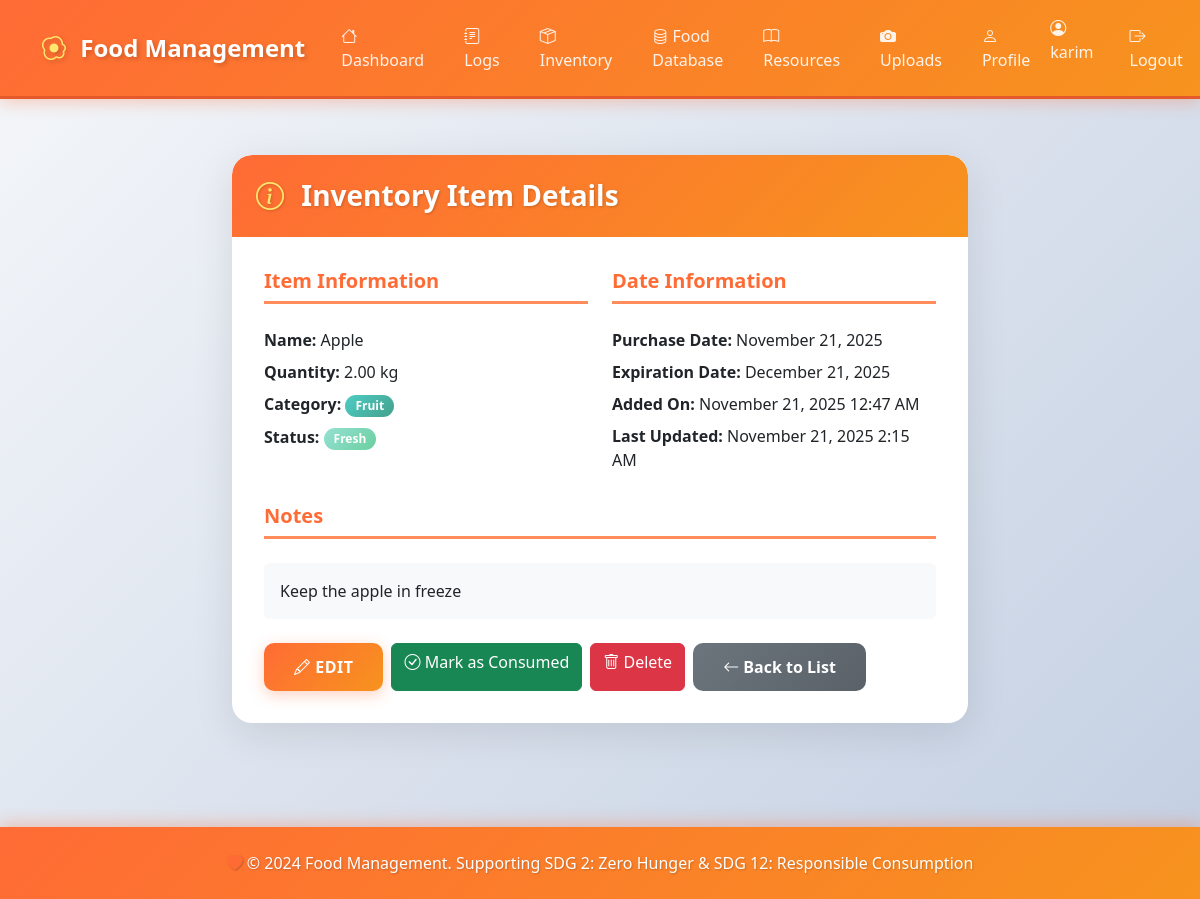
The page /inventory/1/ (signed in) on the database its author committed.
### inventory/models.py (models this page shows, shortened)
class InventoryItem(models.Model):
    CATEGORY_CHOICES = [
        ('vegetable', 'Vegetable'),
        ('fruit', 'Fruit'),
        ('dairy', 'Dairy'),
        ('meat', 'Meat'),
        ('grain', 'Grain'),
        ('beverage', 'Beverage'),
        ('snack', 'Snack'),
        ('frozen', 'Frozen'),
        ('canned', 'Canned'),
        ('other', 'Other'),
    ]
    UNIT_CHOICES = [
        ('kg', 'Kilogram (kg)'),
        ('g', 'Gram (g)'),
        ('lb', 'Pound (lb)'),
        ('oz', 'Ounce (oz)'),
        ('l', 'Liter (l)'),
        ('ml', 'Milliliter (ml)'),
        ('cup', 'Cup'),
        ('piece', 'Piece'),
        ('pack', 'Pack'),
    ]
    STATUS_CHOICES = [
        ('fresh', 'Fresh'),
        ('expiring_soon', 'Expiring Soon'),
        ('expired', 'Expired'),
        ('consumed', 'Consumed'),
    ]
    user = models.ForeignKey(User, on_delete=models.CASCADE, related_name='inventory_items')
    item_name = models.CharField(max_length=255, help_text="Name of the food item")
    quantity = models.DecimalField(
        max_digits=10,
        decimal_places=2,
        validators=[MinValueValidator(0)],
        help_text="Current quantity"
    )
    unit = models.CharField(max_length=20, choices=UNIT_CHOICES, default='piece')
    category = models.CharField(max_length=50, choices=CATEGORY_CHOICES, default='other')
    purchase_date = models.DateField(help_text="Date when the item was purchased")
    expiration_date = models.DateField(
        blank=True,
        null=True,
        help_text="Expected expiration date (optional)"
    )
    status = models.CharField(max_length=20, choices=STATUS_CHOICES, default='fresh')
    notes = models.TextField(blank=True, null=True, help_text="Additional notes")
    created_at = models.DateTimeField(auto_now_add=True)
    updated_at = models.DateTimeField(auto_now=True)
    class Meta:
        verbose_name = "Inventory Item"
        verbose_name_plural = "Inventory Items"
        ordering = ['expiration_date', 'item_name']
        indexes = [
            models.Index(fields=['user', 'status']),
            models.Index(fields=['expiration_date']),
            models.Index(fields=['category']),
        ]
    def is_expiring_soon(self):
        if self.expiration_date:
            days_until_expiry = (self.expiration_date - timezone.now().date()).days
            return 0 <= days_until_expiry <= 3
        return False
    def is_expired(self):
        if self.expiration_date:
            return self.expiration_date < timezone.now().date()
        return False
    def update_status(self):
        if self.is_expired():
            self.status = 'expired'
        elif self.is_expiring_soon():
            self.status = 'expiring_soon'
        elif self.status != 'consumed':
            self.status = 'fresh'
        self.save()

### inventory/views.py (the view)
# urls.py: path('<int:pk>/', views.inventory_detail, name='detail'),
@login_required
def inventory_detail(request, pk):
    item = get_object_or_404(InventoryItem, pk=pk, user=request.user)
    item.update_status()  # Ensure status is up to date
    return render(request, 'inventory/detail.html', {'item': item})

### templates/inventory/detail.html (shortened to what this page needs)
{% extends 'base.html' %}
{% block content %}
<div class="row justify-content-center">
    <div class="col-md-8">
        <div class="card">
            <div class="card-header text-white">
                <h3 class="card-title mb-0">
                    <i class="bi bi-info-circle"></i> Inventory Item Details
                </h3>
            </div>
            <div class="card-body">
                <div class="row mb-4">
                    <div class="col-md-6">
                        <h5 class="text-primary-custom">Item Information</h5>
                        <p class="mb-2"><strong>Name:</strong> {{ item.item_name }}</p>
                        <p class="mb-2"><strong>Quantity:</strong> {{ item.quantity }} {{ item.unit }}</p>
                        <p class="mb-2"><strong>Category:</strong>
                            <span class="badge" style="background: var(--gradient-secondary);">
                                {{ item.get_category_display }}
                            </span>
                        </p>
                        <p class="mb-2"><strong>Status:</strong>
                            {% if item.status == 'fresh' %}
                                <span class="badge" style="background: var(--gradient-success);">Fresh</span>
                            {% elif item.status == 'expiring_soon' %}
                                <span class="badge" style="background: linear-gradient(135deg, #ffe66d 0%, #ffd93d 100%); color: #856404;">Expiring Soon</span>
                            {% elif item.status == 'expired' %}
                                <span class="badge bg-danger">Expired</span>
                            {% elif item.status == 'consumed' %}
                                <span class="badge bg-secondary">Consumed</span>
                            {% endif %}
                        </p>
                    </div>
                    <div class="col-md-6">
                        <h5 class="text-primary-custom">Date Information</h5>
                        <p class="mb-2"><strong>Purchase Date:</strong> {{ item.purchase_date|date:"F d, Y" }}</p>
                        <p class="mb-2"><strong>Expiration Date:</strong>
                            {% if item.expiration_date %}
                                {{ item.expiration_date|date:"F d, Y" }}
                            {% else %}
                                <span class="text-muted">Not set</span>
                            {% endif %}
                        </p>
                        <p class="mb-2"><strong>Added On:</strong> {{ item.created_at|date:"F d, Y g:i A" }}</p>
                        {% if item.updated_at != item.created_at %}
                            <p class="mb-2"><strong>Last Updated:</strong> {{ item.updated_at|date:"F d, Y g:i A" }}</p>
                        {% endif %}
                    </div>
                </div>
                {% if item.notes %}
                <div class="mb-4">
                    <h5 class="text-primary-custom">Notes</h5>
                    <p class="bg-light p-3 rounded">{{ item.notes }}</p>
                </div>
                {% endif %}
                <div class="d-flex gap-2 flex-wrap">
                    <a href="{% url 'inventory:edit' item.pk %}" class="btn btn-primary">
                        <i class="bi bi-pencil"></i> Edit
                    </a>
                    {% if item.status != 'consumed' %}
                    <a href="{% url 'inventory:mark_consumed' item.pk %}" class="btn btn-success">
                        <i class="bi bi-check-circle"></i> Mark as Consumed
                    </a>
                    {% endif %}
                    <a href="{% url 'inventory:delete' item.pk %}" class="btn btn-danger">
                        <i class="bi bi-trash"></i> Delete
                    </a>
                    <a href="{% url 'inventory:list' %}" class="btn btn-secondary">
                        <i class="bi bi-arrow-left"></i> Back to List
                    </a>
                </div>
            </div>
        </div>
    </div>
</div>
{% endblock %}

### templates/base.html (shortened to what this page needs)
<!DOCTYPE html>
<html lang="en">
<head>
    {% load static %}
    <link href="https://cdn.jsdelivr.net/npm/bootstrap@5.3.0/dist/css/bootstrap.min.css" rel="stylesheet">
    <link rel="stylesheet" href="https://cdn.jsdelivr.net/npm/bootstrap-icons@1.11.0/font/bootstrap-icons.css">
    <link rel="stylesheet" href="{% static 'css/style.css' %}">
</head>
<body>
    {% if user.is_authenticated %}
    <nav class="navbar navbar-expand-lg navbar-dark">
        <div class="container">
            <a class="navbar-brand" href="{% url 'dashboard_placeholder' %}">
                <i class="bi bi-egg-fried"></i> Food Management
            </a>
            <div class="collapse navbar-collapse" id="navbarNav">
                <ul class="navbar-nav me-auto">
                    <li class="nav-item">
                        <a class="nav-link" href="{% url 'dashboard_placeholder' %}">
                            <i class="bi bi-house"></i> Dashboard
                        </a>
                    </li>
                    <li class="nav-item">
                        <a class="nav-link" href="{% url 'logs:list' %}">
                            <i class="bi bi-journal-text"></i> Logs
                        </a>
                    </li>
                    <li class="nav-item">
                        <a class="nav-link" href="{% url 'inventory:list' %}">
                            <i class="bi bi-box-seam"></i> Inventory
                        </a>
                    </li>
                    <li class="nav-item">
                        <a class="nav-link" href="{% url 'inventory:food_items_list' %}">
                            <i class="bi bi-database"></i> Food Database
                        </a>
                    </li>
                    <li class="nav-item">
                        <a class="nav-link" href="{% url 'resources:list' %}">
                            <i class="bi bi-book"></i> Resources
                        </a>
                    </li>
                    <li class="nav-item">
                        <a class="nav-link" href="{% url 'uploads:list' %}">
                            <i class="bi bi-camera-fill"></i> Uploads
                        </a>
                    </li>
                    <li class="nav-item">
                        <a class="nav-link" href="{% url 'accounts:profile' %}">
                            <i class="bi bi-person"></i> Profile
                        </a>
                    </li>
                </ul>
                <ul class="navbar-nav">
                    <li class="nav-item">
                        <span class="navbar-text me-3">
                            <i class="bi bi-person-circle"></i> {{ user.username }}
                        </span>
                    </li>
                    <li class="nav-item">
                        <a class="nav-link" href="{% url 'accounts:logout' %}">
                            <i class="bi bi-box-arrow-right"></i> Logout
                        </a>
                    </li>
                </ul>
            </div>
        </div>
    </nav>
    {% endif %}
    <main class="container my-4">
        {% block content %}{% endblock %}
    </main>
    <footer class="text-center py-4 mt-5">
        <div class="container">
            <p class="mb-0">
                <i class="bi bi-heart-fill" style="color: #ff6b35;"></i>
                &copy; 2024 Food Management. Supporting SDG 2: Zero Hunger & SDG 12: Responsible Consumption
            </p>
        </div>
    </footer>
</body>
</html>

### static/css/style.css (style rules this page uses)
:root { --primary-color: #ff6b35; --primary-dark: #e55a2b; --primary-light: #ff8c5a; --secondary-color: #4ecdc4; --accent-color: #ffe66d; --success-color: #95e1d3; --dark-color: #2c3e50; --light-bg: #f8f9fa; --gradient-primary: linear-gradient(135deg, #ff6b35 0%, #f7931e 100%); --gradient-secondary: linear-gradient(135deg, #4ecdc4 0%, #44a08d 100%); --gradient-success: linear-gradient(135deg, #95e1d3 0%, #6bcf9f 100%); }
* { margin: 0; padding: 0; box-sizing: border-box; }
body { min-height: 100vh; display: flex; flex-direction: column; font-family: 'Segoe UI', Tahoma, Geneva, Verdana, sans-serif; background: linear-gradient(135deg, #f5f7fa 0%, #c3cfe2 100%); background-attachment: fixed; }
.navbar { background: var(--gradient-primary) !important; box-shadow: 0 4px 15px rgba(255, 107, 53, 0.3); padding: 1rem 0; border-bottom: 3px solid var(--primary-dark); }
.navbar-brand { font-weight: 700; font-size: 1.5rem; color: white !important; text-shadow: 2px 2px 4px rgba(0, 0, 0, 0.2); transition: transform 0.3s ease; }
.navbar-brand i { color: var(--accent-color); margin-right: 8px; }
.nav-link { color: rgba(255, 255, 255, 0.9) !important; font-weight: 500; margin: 0 5px; padding: 8px 15px !important; border-radius: 8px; transition: all 0.3s ease; }
.navbar-text { color: rgba(255, 255, 255, 0.9) !important; font-weight: 500; }
main { flex: 1; padding: 2rem 0; }
.card { border: none; border-radius: 20px; box-shadow: 0 10px 40px rgba(0, 0, 0, 0.1); overflow: hidden; transition: transform 0.3s ease, box-shadow 0.3s ease; background: white; }
.card-header { background: var(--gradient-primary) !important; border: none; padding: 1.5rem; border-radius: 20px 20px 0 0 !important; }
.card-header h3 { color: white; font-weight: 700; text-shadow: 1px 1px 3px rgba(0, 0, 0, 0.2); }
.card-header i { color: var(--accent-color); margin-right: 10px; }
.card-body { padding: 2rem; }
.btn-primary { background: var(--gradient-primary); border: none; border-radius: 10px; padding: 12px 30px; font-weight: 600; text-transform: uppercase; letter-spacing: 0.5px; transition: all 0.3s ease; box-shadow: 0 4px 15px rgba(255, 107, 53, 0.3); }
.btn-secondary { background: linear-gradient(135deg, #6c757d 0%, #5a6268 100%); border: none; border-radius: 10px; padding: 12px 30px; font-weight: 600; transition: all 0.3s ease; }
.badge { padding: 5px 10px; border-radius: 20px; font-weight: 600; font-size: 0.75rem; }
a { color: var(--primary-color); text-decoration: none; font-weight: 500; transition: color 0.3s ease; }
.card-body h5 { color: var(--primary-color); font-weight: 700; margin-bottom: 1.5rem; padding-bottom: 0.5rem; border-bottom: 3px solid var(--primary-light); }
footer { background: var(--gradient-primary) !important; color: white; padding: 2rem 0; margin-top: 3rem; box-shadow: 0 -4px 15px rgba(255, 107, 53, 0.3); }
footer p { margin: 0; font-weight: 500; text-shadow: 1px 1px 2px rgba(0, 0, 0, 0.2); }
.card { animation: fadeIn 0.5s ease-out; }
.text-primary-custom { color: var(--primary-color) !important; }

### rows shown on the page
InventoryItem: item_name "Apple", quantity "2.00", unit "kg", category "Fruit", purchase_date "November 21, 2025", expiration_date "December 21, 2025", created_at "November 21, 2025 12:47 AM", updated_at "November 21, 2025 2:15 AM", notes "Keep the apple in freeze"

### other values the page prints
{{ user.username }} "karim"
